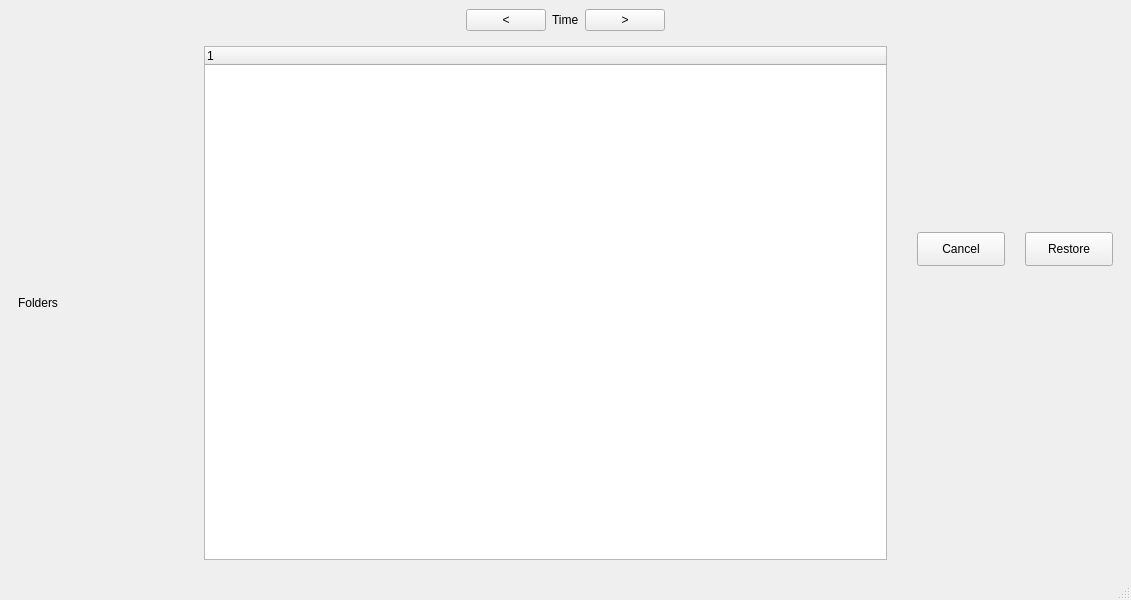
<?xml version="1.0" encoding="UTF-8"?>
<ui version="4.0">
 <class>MainWindow</class>
 <widget class="QMainWindow" name="MainWindow">
  <property name="geometry">
   <rect>
    <x>0</x>
    <y>0</y>
    <width>1131</width>
    <height>600</height>
   </rect>
  </property>
  <property name="windowTitle">
   <string>MainWindow</string>
  </property>
  <widget class="QWidget" name="centralwidget">
   <layout class="QVBoxLayout" name="verticalLayout_2">
    <item>
     <layout class="QVBoxLayout" name="verticalLayout" stretch="0,0,1">
      <item>
       <layout class="QGridLayout" name="dates_layout"/>
      </item>
      <item>
       <layout class="QHBoxLayout" name="horizontalLayout_5">
        <item>
         <spacer name="horizontalSpacer_3">
          <property name="orientation">
           <enum>Qt::Horizontal</enum>
          </property>
          <property name="sizeHint" stdset="0">
           <size>
            <width>40</width>
            <height>20</height>
           </size>
          </property>
         </spacer>
        </item>
        <item alignment="Qt::AlignHCenter">
         <widget class="QPushButton" name="btn_up">
          <property name="text">
           <string>&lt;</string>
          </property>
         </widget>
        </item>
        <item>
         <widget class="QLabel" name="label_gray_time">
          <property name="text">
           <string>Time</string>
          </property>
         </widget>
        </item>
        <item alignment="Qt::AlignHCenter">
         <widget class="QPushButton" name="btn_down">
          <property name="text">
           <string>&gt;</string>
          </property>
         </widget>
        </item>
        <item>
         <spacer name="horizontalSpacer_4">
          <property name="orientation">
           <enum>Qt::Horizontal</enum>
          </property>
          <property name="sizeHint" stdset="0">
           <size>
            <width>40</width>
            <height>20</height>
           </size>
          </property>
         </spacer>
        </item>
       </layout>
      </item>
      <item>
       <layout class="QHBoxLayout" name="horizontalLayout" stretch="0,1,0">
        <item>
         <widget class="QWidget" name="widget_3" native="true">
          <property name="minimumSize">
           <size>
            <width>180</width>
            <height>0</height>
           </size>
          </property>
          <property name="maximumSize">
           <size>
            <width>180</width>
            <height>16777215</height>
           </size>
          </property>
          <layout class="QVBoxLayout" name="verticalLayout_6" stretch="0,1">
           <item>
            <widget class="QLabel" name="label">
             <property name="text">
              <string>Folders</string>
             </property>
            </widget>
           </item>
           <item>
            <layout class="QVBoxLayout" name="folders_layout"/>
           </item>
          </layout>
         </widget>
        </item>
        <item>
         <widget class="QWidget" name="widget_2" native="true">
          <layout class="QVBoxLayout" name="verticalLayout_7">
           <item>
            <widget class="QTreeWidget" name="tree_widget">
             <property name="minimumSize">
              <size>
               <width>600</width>
               <height>400</height>
              </size>
             </property>
             <property name="sizeAdjustPolicy">
              <enum>QAbstractScrollArea::AdjustToContents</enum>
             </property>
             <property name="selectionMode">
              <enum>QAbstractItemView::SingleSelection</enum>
             </property>
             <property name="selectionBehavior">
              <enum>QAbstractItemView::SelectItems</enum>
             </property>
             <property name="iconSize">
              <size>
               <width>16</width>
               <height>16</height>
              </size>
             </property>
             <property name="animated">
              <bool>true</bool>
             </property>
             <column>
              <property name="text">
               <string notr="true">1</string>
              </property>
             </column>
            </widget>
           </item>
          </layout>
         </widget>
        </item>
        <item>
         <widget class="QWidget" name="widget" native="true">
          <property name="minimumSize">
           <size>
            <width>220</width>
            <height>0</height>
           </size>
          </property>
          <property name="maximumSize">
           <size>
            <width>180</width>
            <height>16777215</height>
           </size>
          </property>
          <layout class="QVBoxLayout" name="verticalLayout_4">
           <item>
            <layout class="QVBoxLayout" name="verticalLayout_3" stretch="0,0,0">
             <property name="spacing">
              <number>20</number>
             </property>
             <property name="leftMargin">
              <number>6</number>
             </property>
             <property name="topMargin">
              <number>6</number>
             </property>
             <property name="rightMargin">
              <number>6</number>
             </property>
             <property name="bottomMargin">
              <number>6</number>
             </property>
             <item>
              <widget class="QTextBrowser" name="small_preview_text">
               <property name="maximumSize">
                <size>
                 <width>16777215</width>
                 <height>0</height>
                </size>
               </property>
              </widget>
             </item>
             <item alignment="Qt::AlignTop">
              <widget class="QLabel" name="small_preview_label">
               <property name="minimumSize">
                <size>
                 <width>190</width>
                 <height>140</height>
                </size>
               </property>
               <property name="maximumSize">
                <size>
                 <width>0</width>
                 <height>140</height>
                </size>
               </property>
               <property name="text">
                <string/>
               </property>
              </widget>
             </item>
             <item>
              <layout class="QHBoxLayout" name="horizontalLayout_4">
               <property name="spacing">
                <number>6</number>
               </property>
               <item alignment="Qt::AlignTop">
                <widget class="QPushButton" name="btn_cancel">
                 <property name="minimumSize">
                  <size>
                   <width>88</width>
                   <height>34</height>
                  </size>
                 </property>
                 <property name="maximumSize">
                  <size>
                   <width>88</width>
                   <height>34</height>
                  </size>
                 </property>
                 <property name="styleSheet">
                  <string notr="true"/>
                 </property>
                 <property name="text">
                  <string>Cancel</string>
                 </property>
                </widget>
               </item>
               <item>
                <spacer name="verticalSpacer">
                 <property name="orientation">
                  <enum>Qt::Vertical</enum>
                 </property>
                 <property name="sizeHint" stdset="0">
                  <size>
                   <width>20</width>
                   <height>40</height>
                  </size>
                 </property>
                </spacer>
               </item>
               <item alignment="Qt::AlignTop">
                <widget class="QPushButton" name="btn_restore">
                 <property name="minimumSize">
                  <size>
                   <width>88</width>
                   <height>34</height>
                  </size>
                 </property>
                 <property name="maximumSize">
                  <size>
                   <width>88</width>
                   <height>34</height>
                  </size>
                 </property>
                 <property name="styleSheet">
                  <string notr="true"/>
                 </property>
                 <property name="text">
                  <string>Restore</string>
                 </property>
                </widget>
               </item>
              </layout>
             </item>
            </layout>
           </item>
          </layout>
         </widget>
        </item>
       </layout>
      </item>
     </layout>
    </item>
   </layout>
  </widget>
  <widget class="QStatusBar" name="statusbar"/>
 </widget>
 <resources/>
 <connections/>
</ui>
